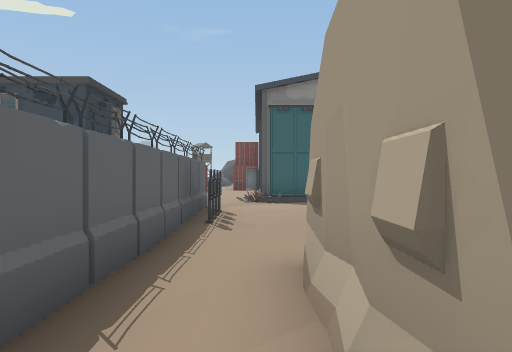
View 1 (above)

19 first-person views from a walk through a 3-D level made in the Unity game engine. The camera is 1.5 m above the floor, looks level and sees 70° across. The floor is counted in squares, 2 m on a side. Each view is taken from the middle of a square. On the plan, view 1 faces up. The plan holds only what a view shows up to about 11 squares ahead; the rest is blank. The place goes on beyond the plan. The player character is not drawn.

View 2
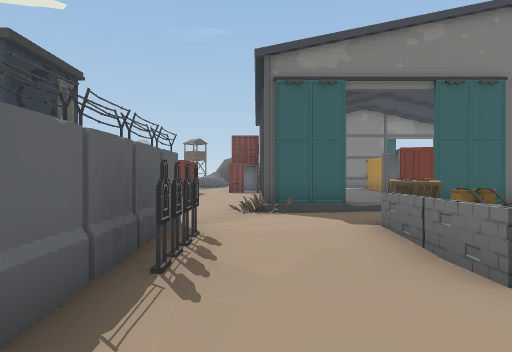

View 3
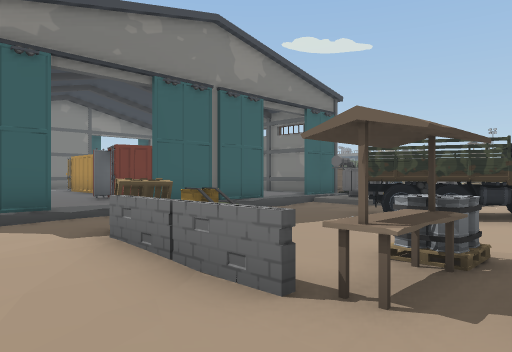

View 4
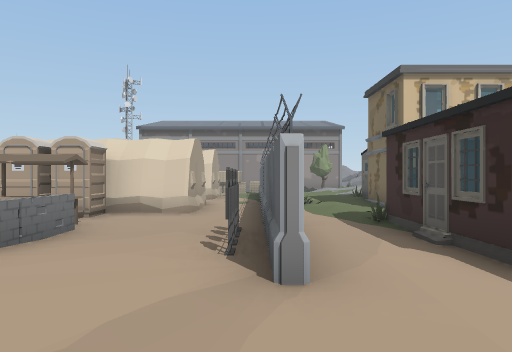

View 5
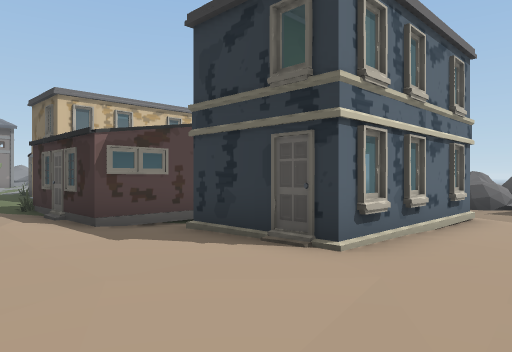

View 6
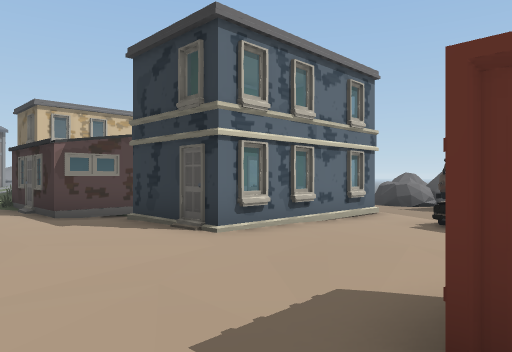

View 7
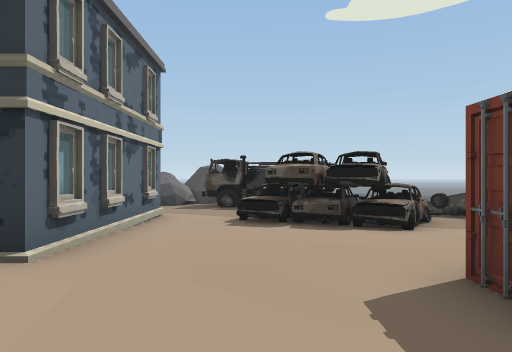

View 8
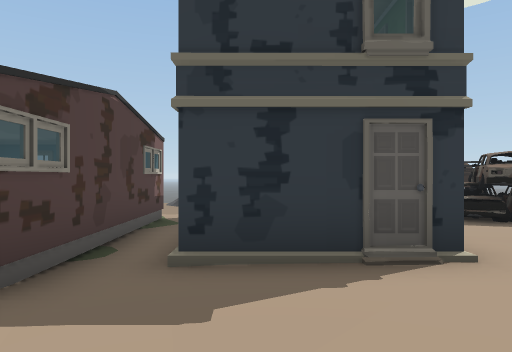

View 9
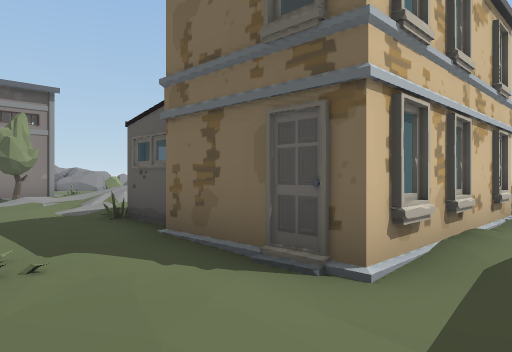

View 10
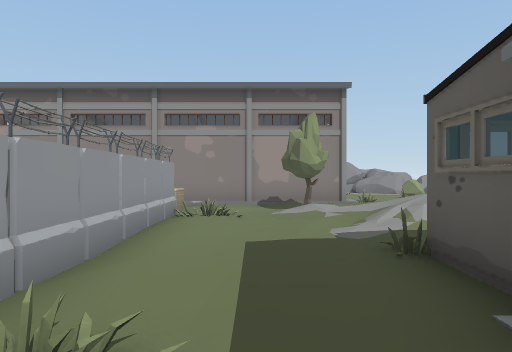

View 11
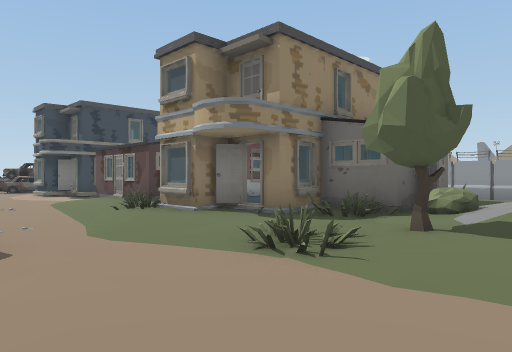

View 12
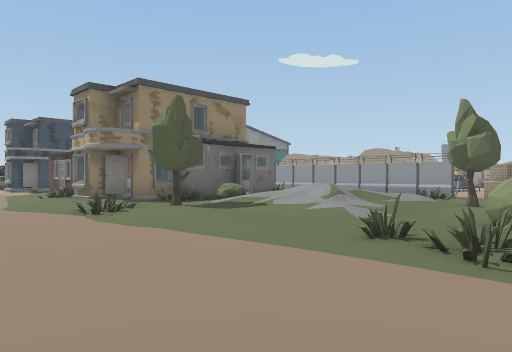

View 13
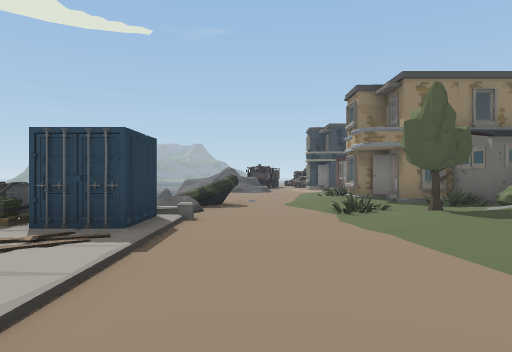

View 14
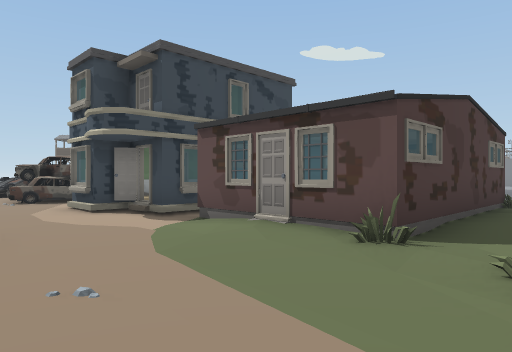

View 15
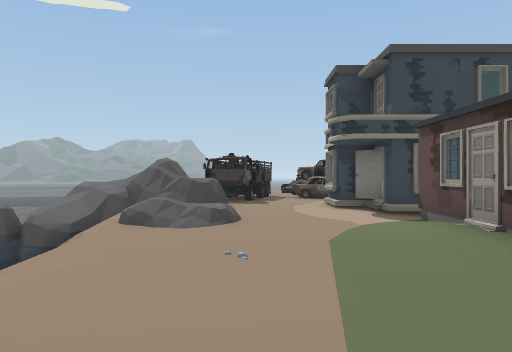

View 16
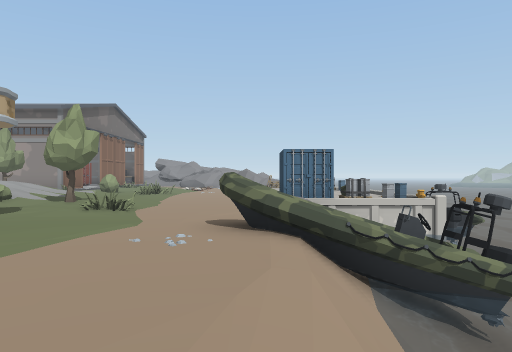

View 17
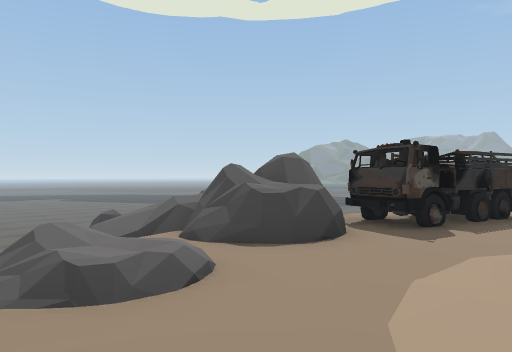

View 18
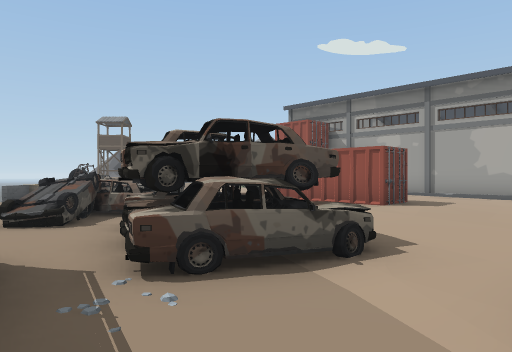

View 19
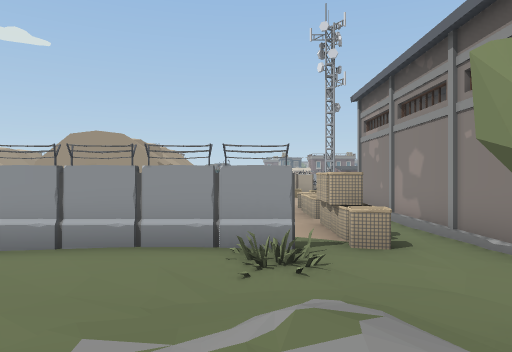

### Floor plan
Key: @ floor where view 1 was taken; # wall or solid block; . main floor; : floor 0.25 m higher than the main floor; - floor 0.25 m lower than the main floor; _ floor 1.25 m lower than the main floor; / step, stairs or slope; = window, fence, low wall or low ledge; ≈ water the walk keeps out of; H house; C container; P pallet; T truck; B building; R rock; A car; E tree; I barrier; U bush; F boat; O other object.
Columns run from 15 left of view 1 to 10 right of it. Each row starts with its distance up from view 1.
 16     A-AAA...C..#
 15   /AA-AAA....../  ::
 14   - A-AA......./# ::
 13   #TT---......./# :C
 12   #R--HHHHHH.../#::C
 11  = R--HH  HH...##::####:
 10  RR----H  HH.......  .-.:O
  9 ≈/ /---HHHH.......   ...:O
  8 ≈///---BBBBB..#..OP .... O
  7   /---/B    ..O..=.-.TT  O
  6   /---.B    /.O..=.-..T...
  5   /--..BBBBBO.#..OPP..TT
  4  _/--.........#..OO
  3 ≈/---.HHHHHH..#.###
  2 F/---.HH   H..#.#
  1 FFF--.HH  HH.O#.#
  0  F---..HBBB...#@
 -1  R/--...BBB:..#
 -2 //---.OEU ::..#
 -3 CC---//// /:..#
 -4 PC---//////:..#
 -5   ---///////.O#
 -6   ----//////...I....
 -7   ----O....E..III-IO
 -8    ---O.UO##########
 -9   ----

Positions as (right, up) in squares from view 1, and headings:
1: (0, 0), facing up
2: (0, 3), facing up
3: (0, 4), facing up-right
4: (-1, 11), facing down
5: (-1, 14), facing down-left
6: (-1, 16), facing down-left
7: (-1, 14), facing left
8: (-1, 10), facing left
9: (-2, 4), facing down-left
10: (-3, 2), facing down
11: (-13, -4), facing up-right
12: (-13, -9), facing up-right
13: (-12, -9), facing up
14: (-12, 3), facing up-right
15: (-11, 2), facing up
16: (-13, 6), facing down
17: (-9, 7), facing up-left
18: (-11, 12), facing up-right
19: (-6, -5), facing right
